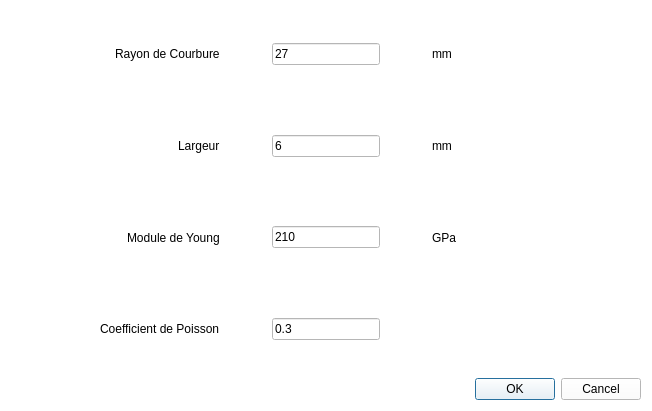
<?xml version="1.0" encoding="UTF-8"?>
<ui version="4.0">
 <class>PatinDialog</class>
 <widget class="QDialog" name="PatinDialog">
  <property name="geometry">
   <rect>
    <x>0</x>
    <y>0</y>
    <width>652</width>
    <height>411</height>
   </rect>
  </property>
  <property name="windowTitle">
   <string>Dialog</string>
  </property>
  <property name="styleSheet">
   <string notr="true">background-color: rgb(255, 255, 255);</string>
  </property>
  <layout class="QVBoxLayout" name="verticalLayout">
   <item>
    <widget class="QWidget" name="rpWidget" native="true">
     <layout class="QHBoxLayout" name="horizontalLayout">
      <item alignment="Qt::AlignRight">
       <widget class="QLabel" name="rpLabel">
        <property name="text">
         <string>Rayon de Courbure</string>
        </property>
       </widget>
      </item>
      <item alignment="Qt::AlignHCenter">
       <widget class="QLineEdit" name="rpEdit">
        <property name="text">
         <string>27</string>
        </property>
       </widget>
      </item>
      <item alignment="Qt::AlignLeft">
       <widget class="QLabel" name="rpUnitLabel">
        <property name="text">
         <string>mm</string>
        </property>
       </widget>
      </item>
     </layout>
    </widget>
   </item>
   <item>
    <widget class="QWidget" name="widthWidget" native="true">
     <layout class="QHBoxLayout" name="horizontalLayout_4">
      <item alignment="Qt::AlignRight">
       <widget class="QLabel" name="widthLabel">
        <property name="text">
         <string>Largeur</string>
        </property>
       </widget>
      </item>
      <item alignment="Qt::AlignHCenter">
       <widget class="QLineEdit" name="widthEdit">
        <property name="text">
         <string>6</string>
        </property>
       </widget>
      </item>
      <item alignment="Qt::AlignLeft">
       <widget class="QLabel" name="widthUnitLabel">
        <property name="text">
         <string>mm</string>
        </property>
       </widget>
      </item>
     </layout>
    </widget>
   </item>
   <item>
    <widget class="QWidget" name="youngWidget" native="true">
     <layout class="QHBoxLayout" name="horizontalLayout_2">
      <item alignment="Qt::AlignRight">
       <widget class="QLabel" name="youngLabel">
        <property name="text">
         <string>Module de Young</string>
        </property>
       </widget>
      </item>
      <item alignment="Qt::AlignHCenter">
       <widget class="QLineEdit" name="youngEdit">
        <property name="text">
         <string>210</string>
        </property>
       </widget>
      </item>
      <item alignment="Qt::AlignLeft">
       <widget class="QLabel" name="youngUnitLabel">
        <property name="text">
         <string>GPa</string>
        </property>
       </widget>
      </item>
     </layout>
    </widget>
   </item>
   <item>
    <widget class="QWidget" name="poissonWidget" native="true">
     <layout class="QHBoxLayout" name="horizontalLayout_3">
      <item alignment="Qt::AlignRight">
       <widget class="QLabel" name="poissonLabel">
        <property name="text">
         <string>Coefficient de Poisson</string>
        </property>
       </widget>
      </item>
      <item alignment="Qt::AlignHCenter">
       <widget class="QLineEdit" name="poissonEdit">
        <property name="text">
         <string>0.3</string>
        </property>
       </widget>
      </item>
      <item alignment="Qt::AlignLeft">
       <widget class="QWidget" name="poissonEmptyWidget" native="true"/>
      </item>
     </layout>
    </widget>
   </item>
   <item>
    <widget class="QDialogButtonBox" name="buttonBox">
     <property name="orientation">
      <enum>Qt::Horizontal</enum>
     </property>
     <property name="standardButtons">
      <set>QDialogButtonBox::Cancel|QDialogButtonBox::Ok</set>
     </property>
    </widget>
   </item>
  </layout>
 </widget>
 <resources>
  <include location="resources/resources.qrc"/>
 </resources>
 <connections>
  <connection>
   <sender>buttonBox</sender>
   <signal>accepted()</signal>
   <receiver>PatinDialog</receiver>
   <slot>accept()</slot>
   <hints>
    <hint type="sourcelabel">
     <x>248</x>
     <y>254</y>
    </hint>
    <hint type="destinationlabel">
     <x>157</x>
     <y>274</y>
    </hint>
   </hints>
  </connection>
  <connection>
   <sender>buttonBox</sender>
   <signal>rejected()</signal>
   <receiver>PatinDialog</receiver>
   <slot>reject()</slot>
   <hints>
    <hint type="sourcelabel">
     <x>316</x>
     <y>260</y>
    </hint>
    <hint type="destinationlabel">
     <x>286</x>
     <y>274</y>
    </hint>
   </hints>
  </connection>
 </connections>
</ui>
